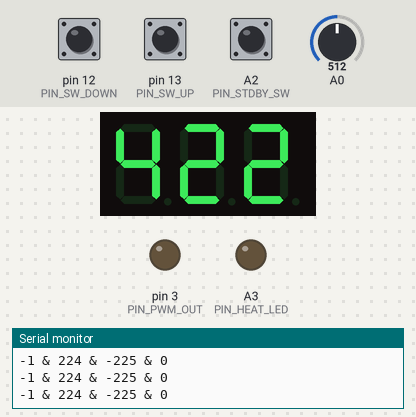
Bench run of a sketch on a simulated Arduino Uno, built with avr-gcc and run on an emulated ATmega328P. Parts: 3-digit seven-segment display, output pins drawn as LEDs (lit = HIGH), the last lines printed to the serial monitor. Wiring (inferred from the names in the program): 3-digit 7-segment display, segments lit when HIGH: segments pin 6, pin 7, pin 8, pin 5, A4, pin 2, pin 4, A5; digit selects pin 9, pin 10, pin 11. Inputs (shaded band) come from the test bench; at power-on: pin 12 (PIN_SW_DOWN) HIGH, pin 13 (PIN_SW_UP) HIGH, A0 = 512, A2 (PIN_STDBY_SW) HIGH. EEPROM starts erased; the segment pins are drawn as the display they are named for; pins used as bus, display or sensor lines are not drawn.

Above: at 1.2 s.
1.3 s: pin 12 (PIN_SW_DOWN) pulled LOW for 0.15 s
At 1.8 s:
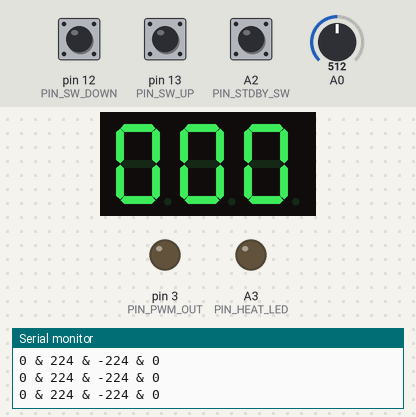
4.0 s: pin 13 (PIN_SW_UP) pulled LOW for 0.15 s
At 4.5 s:
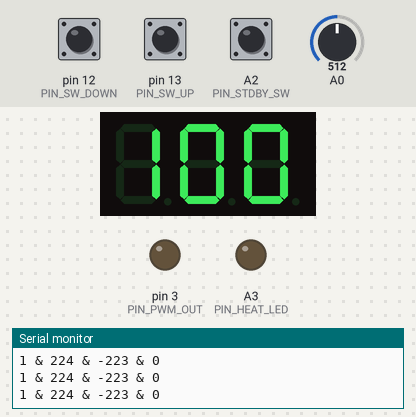
5.6 s: A0 set to 390
At 8.4 s:
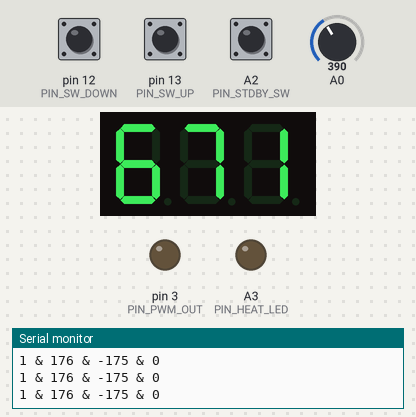
8.6 s: pin 13 (PIN_SW_UP) pulled LOW for 1 s
At 9.4 s:
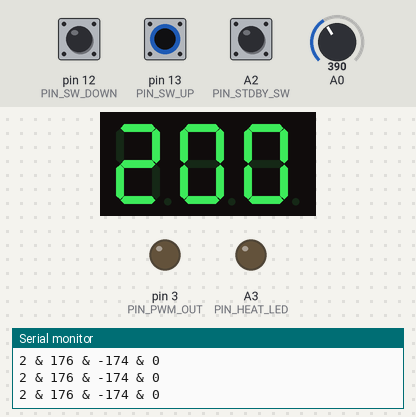
11.1 s: A0 set to 410
At 13.8 s:
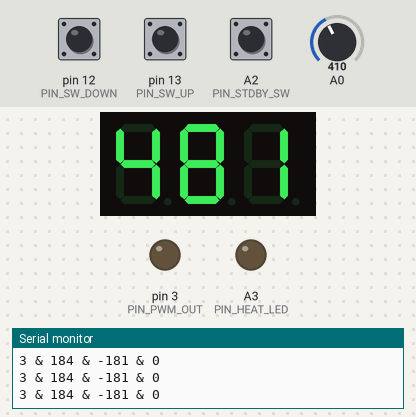
14.1 s: A0 set to 511
At 15.5 s:
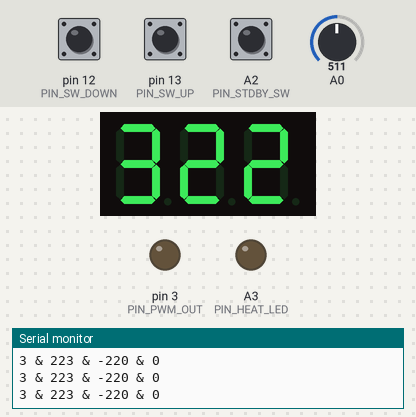
Timing chart, 0 to 17.1 s (numbered marks = the images above; inputs shaded):
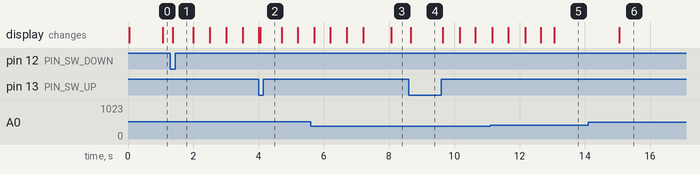

Measured:
- after the input at 1.3 s, the display: changes after 0.08 s (image 1)
- after the input at 8.6 s, the display: changes after 0.07 s (image 4)
- after the input at 14.1 s, the display: changes after 0.96 s (image 6)

The sketch:

rt_solder_station_v1_1.ino
```cpp
/*
Arduino Project for an SMD solder station for Weller RT solder tips based on Arduino One.

Requires the Timer1 library (available under http://playground.arduino.cc/code/timer1, simply unzip and copy to Arduino/hardware/libraries/Timer1/)
*/
#include <EEPROM.h>
#include "TimerOne.h"

//#define PROTOTYPE

#define CNTRL_GAIN 10

//Times:
#define TIME_DISP_MUX_IN_MS 2
#define TIME_DISP_BLINK_IN_MS 500
#define TIME_DISP_REFRESH_IN_MS 1000
#define TIME_DISP_RESET_IN_MS 3000
#define TIME_SW_POLL_IN_MS 10
#define DELAY_MAIN_LOOP_IN_MS 10
#define PWM_DIV 1024 //default: 64
//#define PWM_DIV 64 //default: 64

#define MAX_TARGET_TEMP_IN_DEGREES 400
//#define MAX_TARGET_TEMP_IN_DEGREES 600

#define STDBY_TEMP_IN_DEGREES 150

//Pins:
#define PIN_LED 13

#ifdef PROTOTYPE

//R2=65K:
#define ADC_TO_TEMP_GAIN 0.4079
#define ADC_TO_TEMP_OFFSET 25.0

#define DELAY_BEFORE_MEASURE_IN_MS 50

#define PIN_STDBY_SW A2
#define PIN_HEAT_LED A3
#define PIN_PWM_OUT 5

#define PIN_7SEG_A 8
#define PIN_7SEG_B 7
#define PIN_7SEG_C 6
#define PIN_7SEG_D A5
#define PIN_7SEG_E A4
#define PIN_7SEG_F 3
#define PIN_7SEG_G 2
#define PIN_7SEG_DP 4

#define PIN_7SEG_ACT_LEFT 9
#define PIN_7SEG_ACT_MIDDLE 10
#define PIN_7SEG_ACT_RIGHT 11

#define PIN_SW_DOWN 12
#define PIN_SW_UP 13

#else

//R2=68K:
#define ADC_TO_TEMP_GAIN 0.39
#define ADC_TO_TEMP_OFFSET 23.9

#define DELAY_BEFORE_MEASURE_IN_MS 10

#define PIN_STDBY_SW A2
#define PIN_HEAT_LED A3
#define PIN_PWM_OUT 3

#define PIN_7SEG_A 6
#define PIN_7SEG_B 7
#define PIN_7SEG_C 8
#define PIN_7SEG_D 5
#define PIN_7SEG_E A4
#define PIN_7SEG_F 2
#define PIN_7SEG_G 4
//#define PIN_7SEG_G A1 //Konrad
#define PIN_7SEG_DP A5

#define PIN_7SEG_ACT_LEFT 11
#define PIN_7SEG_ACT_MIDDLE 10
#define PIN_7SEG_ACT_RIGHT 9

#define PIN_SW_DOWN 12
#define PIN_SW_UP 13

#endif //PROTOTYPE

#define DELAY_BEFORE_MEASURE DELAY_BEFORE_MEASURE_IN_MS
#define DELAY_MAIN_LOOP DELAY_MAIN_LOOP_IN_MS


int pwm;

int target_temperature;
//int value_last1,value_last2,value_last3;
int actual_temperature;
bool heater_active=false;
bool disp_on=true;
bool disp_blink=false;

char segment=0;
char disp_digit=0;
int disp=0;
int disp_act=0;

int cnt_disp_blink=0;
int cnt_disp_mux=0;
int cnt_disp_refresh=0;
int cnt_sw_poll=0;
int cnt_disp_reset=0;
int cnt_pwm=0;

/*
Set the frequency of the PWM output (code from http://playground.arduino.cc/Code/PwmFrequency):
*/
void setPwmFrequency(int pin, int divisor) {
  byte mode;
  if(pin == 5 || pin == 6 || pin == 9 || pin == 10) {
    switch(divisor) {
      case 1: mode = 0x01; break;
      case 8: mode = 0x02; break;
      case 64: mode = 0x03; break;
      case 256: mode = 0x04; break;
      case 1024: mode = 0x05; break;
      default: return;
    }
    if(pin == 5 || pin == 6) {
      TCCR0B = TCCR0B & 0b11111000 | mode;
    } else {
      TCCR1B = TCCR1B & 0b11111000 | mode;
    }
  } else if(pin == 3 || pin == 11) {
    switch(divisor) {
      case 1: mode = 0x01; break;
      case 8: mode = 0x02; break;
      case 32: mode = 0x03; break;
      case 64: mode = 0x04; break;
      case 128: mode = 0x05; break;
      case 256: mode = 0x06; break;
      case 1024: mode = 0x7; break;
      default: return;
    }
    TCCR2B = TCCR2B & 0b11111000 | mode;
  }
}

/*
Select the Digit of the 7-segment display:
*/
void select7Seg(char num)
{
  switch(num)
  {
    case 0:
      digitalWrite(PIN_7SEG_ACT_RIGHT, HIGH);
      digitalWrite(PIN_7SEG_ACT_MIDDLE, LOW);
      digitalWrite(PIN_7SEG_ACT_LEFT, LOW);
      break;
    case 1:
      digitalWrite(PIN_7SEG_ACT_RIGHT, LOW);
      digitalWrite(PIN_7SEG_ACT_MIDDLE, HIGH);
      digitalWrite(PIN_7SEG_ACT_LEFT, LOW);
      break;
    case 2:
      digitalWrite(PIN_7SEG_ACT_RIGHT, LOW);
      digitalWrite(PIN_7SEG_ACT_MIDDLE, LOW);
      digitalWrite(PIN_7SEG_ACT_LEFT, HIGH);
      break;
    default:
      digitalWrite(PIN_7SEG_ACT_RIGHT, LOW);
      digitalWrite(PIN_7SEG_ACT_MIDDLE, LOW);
      digitalWrite(PIN_7SEG_ACT_LEFT, LOW);
  }
}

/*
Display a number on the 7-segment display:
*/
void set7Seg(char num)
{
  if(disp_on)
  {
    switch(num)
    {
      case 0:
        digitalWrite(PIN_7SEG_A, HIGH);
        digitalWrite(PIN_7SEG_B, HIGH);
        digitalWrite(PIN_7SEG_C, HIGH);
        digitalWrite(PIN_7SEG_D, HIGH);
        digitalWrite(PIN_7SEG_E, HIGH);
        digitalWrite(PIN_7SEG_F, HIGH);
        digitalWrite(PIN_7SEG_G, LOW);
        break;
      case 1:
        digitalWrite(PIN_7SEG_A, LOW);
        digitalWrite(PIN_7SEG_B, HIGH);
        digitalWrite(PIN_7SEG_C, HIGH);
        digitalWrite(PIN_7SEG_D, LOW);
        digitalWrite(PIN_7SEG_E, LOW);
        digitalWrite(PIN_7SEG_F, LOW);
        digitalWrite(PIN_7SEG_G, LOW);
        break;
      case 2:
        digitalWrite(PIN_7SEG_A, HIGH);
        digitalWrite(PIN_7SEG_B, HIGH);
        digitalWrite(PIN_7SEG_C, LOW);
        digitalWrite(PIN_7SEG_D, HIGH);
        digitalWrite(PIN_7SEG_E, HIGH);
        digitalWrite(PIN_7SEG_F, LOW);
        digitalWrite(PIN_7SEG_G, HIGH);
        break;
      case 3:
        digitalWrite(PIN_7SEG_A, HIGH);
        digitalWrite(PIN_7SEG_B, HIGH);
        digitalWrite(PIN_7SEG_C, HIGH);
        digitalWrite(PIN_7SEG_D, HIGH);
        digitalWrite(PIN_7SEG_E, LOW);
        digitalWrite(PIN_7SEG_F, LOW);
        digitalWrite(PIN_7SEG_G, HIGH);
        break;
      case 4:
        digitalWrite(PIN_7SEG_A, LOW);
        digitalWrite(PIN_7SEG_B, HIGH);
        digitalWrite(PIN_7SEG_C, HIGH);
        digitalWrite(PIN_7SEG_D, LOW);
        digitalWrite(PIN_7SEG_E, LOW);
        digitalWrite(PIN_7SEG_F, HIGH);
        digitalWrite(PIN_7SEG_G, HIGH);
        break;
      case 5:
        digitalWrite(PIN_7SEG_A, HIGH);
        digitalWrite(PIN_7SEG_B, LOW);
        digitalWrite(PIN_7SEG_C, HIGH);
        digitalWrite(PIN_7SEG_D, HIGH);
        digitalWrite(PIN_7SEG_E, LOW);
        digitalWrite(PIN_7SEG_F, HIGH);
        digitalWrite(PIN_7SEG_G, HIGH);
        break;
      case 6:
        digitalWrite(PIN_7SEG_A, HIGH);
        digitalWrite(PIN_7SEG_B, LOW);
        digitalWrite(PIN_7SEG_C, HIGH);
        digitalWrite(PIN_7SEG_D, HIGH);
        digitalWrite(PIN_7SEG_E, HIGH);
        digitalWrite(PIN_7SEG_F, HIGH);
        digitalWrite(PIN_7SEG_G, HIGH);
        break;
      case 7:
        digitalWrite(PIN_7SEG_A, HIGH);
        digitalWrite(PIN_7SEG_B, HIGH);
        digitalWrite(PIN_7SEG_C, HIGH);
        digitalWrite(PIN_7SEG_D, LOW);
        digitalWrite(PIN_7SEG_E, LOW);
        digitalWrite(PIN_7SEG_F, LOW);
        digitalWrite(PIN_7SEG_G, LOW);
        break;
      case 8:
        digitalWrite(PIN_7SEG_A, HIGH);
        digitalWrite(PIN_7SEG_B, HIGH);
        digitalWrite(PIN_7SEG_C, HIGH);
        digitalWrite(PIN_7SEG_D, HIGH);
        digitalWrite(PIN_7SEG_E, HIGH);
        digitalWrite(PIN_7SEG_F, HIGH);
        digitalWrite(PIN_7SEG_G, HIGH);
        break;
      case 9:
        digitalWrite(PIN_7SEG_A, HIGH);
        digitalWrite(PIN_7SEG_B, HIGH);
        digitalWrite(PIN_7SEG_C, HIGH);
        digitalWrite(PIN_7SEG_D, HIGH);
        digitalWrite(PIN_7SEG_E, LOW);
        digitalWrite(PIN_7SEG_F, HIGH);
        digitalWrite(PIN_7SEG_G, HIGH);
        break;
    }
  }
  else
  {
    digitalWrite(PIN_7SEG_A, LOW);
    digitalWrite(PIN_7SEG_B, LOW);
    digitalWrite(PIN_7SEG_C, LOW);
    digitalWrite(PIN_7SEG_D, LOW);
    digitalWrite(PIN_7SEG_E, LOW);
    digitalWrite(PIN_7SEG_F, LOW);
    digitalWrite(PIN_7SEG_G, LOW);
  }
}

/*
The setup routine, runs once when you press reset:
*/
void setup() {
  Serial.begin(115200); //set serial debug interface to 115200 Baud

  //set pin directions:
  pinMode(PIN_PWM_OUT, OUTPUT);
  pinMode(PIN_HEAT_LED, OUTPUT);
  pinMode(PIN_7SEG_A, OUTPUT);
  pinMode(PIN_7SEG_B, OUTPUT);
  pinMode(PIN_7SEG_C, OUTPUT);
  pinMode(PIN_7SEG_D, OUTPUT);
  pinMode(PIN_7SEG_E, OUTPUT);
  pinMode(PIN_7SEG_F, OUTPUT);
  pinMode(PIN_7SEG_G, OUTPUT);
  pinMode(PIN_7SEG_DP, OUTPUT);
  pinMode(PIN_7SEG_ACT_LEFT, OUTPUT);
  pinMode(PIN_7SEG_ACT_MIDDLE, OUTPUT);
  pinMode(PIN_7SEG_ACT_RIGHT, OUTPUT);
  pinMode(PIN_SW_DOWN, INPUT);
  pinMode(PIN_SW_UP, INPUT);
  pinMode(PIN_STDBY_SW, INPUT);

  digitalWrite(PIN_SW_DOWN, HIGH); //activate pull up
  digitalWrite(PIN_SW_UP, HIGH); //activate pull up
  digitalWrite(PIN_STDBY_SW, HIGH); //activate pull up


  //set pwm frequency:
  setPwmFrequency(PIN_PWM_OUT, PWM_DIV);
  Serial.println("starting");
  Serial.flush();
  pwm=(25*255)/100;
  digitalWrite(PIN_PWM_OUT, LOW);

  digitalWrite(PIN_7SEG_DP, LOW);
  select7Seg(-1);

  target_temperature = EEPROM.read(0) | (((int) EEPROM.read(1)) << 8);

  Timer1.initialize(1000);
  Timer1.attachInterrupt(timer_isr);
}

/*
Reads the temperature value from the ADC:
*/
int getTemperature()
{
  analogWrite(PIN_PWM_OUT, 0); //switch off heater
  delay(DELAY_BEFORE_MEASURE); //wait for some time (to get low pass filter in steady state)
  int adcValue = analogRead(A0); // read the input on analog pin 0:
  analogWrite(PIN_PWM_OUT, pwm); //switch heater back to last value
  return round(((float) adcValue)*ADC_TO_TEMP_GAIN+ADC_TO_TEMP_OFFSET); //apply linear conversion to actual temperature
}

/*
This function is periodically called every TIME_DISP_BLINK_IN_MS (for blinking of display during setting the target temperature):
*/
void timer_disp_blink()
{
  if(disp_blink)
  {
    disp_on = !disp_on;
  }
}

/*
This function is periodically called every TIME_DISP_MUX_IN_MS (for time multiplexing the 7-segment digits):
*/
void timer_disp_mux()
{
  segment = segment >=2 ? segment=0 : segment+1;
  switch(segment)
  {
    case 0:
      disp_act = disp;
      disp_digit = ((int) disp_act) % 10;
      break;
    case 1:
      disp_digit = (((int) disp_act)/10) % 10;
      break;
    case 2:
      disp_digit = ((int) disp_act) / 100;
      break;
  }
  select7Seg(-1); //switch off display
  set7Seg(disp_digit); //display digit
  select7Seg(segment); //select digit
}


/*
This function is periodically called every TIME_DISP_REFRESH_IN_MS (for selecting the display information (actual/target)):
*/
void timer_disp_refresh()
{
//  actual_temperature = 123.0;
  if(disp_blink)
    disp = target_temperature;
  else
    disp = actual_temperature;
}

bool sw_up_old = false;
bool sw_down_old = false;
int cnt_but_press = 0;

/*
This function is periodically called every TIME_SW_POLL_IN_MS (for checking the up/down buttons):
*/
void timer_sw_poll()
{
  bool sw_up = !digitalRead(PIN_SW_UP);
  bool sw_down = !digitalRead(PIN_SW_DOWN);
  bool sw_changed = (sw_up != sw_up_old) || (sw_down !=sw_down_old);

  if(sw_up || sw_down)
  {
    cnt_but_press++;

    disp_on = true;
    cnt_disp_blink=0;
    cnt_disp_reset=0;

    if((cnt_but_press >= 100) || sw_changed)
    {
      if(sw_up)
        target_temperature += 1;
      if(sw_down)
        target_temperature -= 1;

      if(target_temperature < 0)
        target_temperature = 0;
      else
      if(target_temperature > MAX_TARGET_TEMP_IN_DEGREES)
        target_temperature = MAX_TARGET_TEMP_IN_DEGREES;

      disp_blink = true;
      timer_disp_refresh();
      if(!sw_changed)
        cnt_but_press=97;
    }
  }
  else
  {
    cnt_but_press=0;
  }
  sw_up_old=sw_up;
  sw_down_old=sw_down;
}

/*
This function is periodically called every TIME_DISP_RESET_IN_MS (for setting the display back to actual temperature and to store the result in the EEPROM):
*/
void timer_disp_reset()
{
  disp_blink=false;
  disp_on=true;

  EEPROM.write(0, target_temperature & 0xff);
  EEPROM.write(1, (target_temperature & 0xff00) >> 8);
}

/*
This function is the interrupt service routine which is called every ms. Several counters are used then for "virtual" timers.
*/
void timer_isr()
{
  if(cnt_disp_blink >= TIME_DISP_BLINK_IN_MS)
  {
    timer_disp_blink();
    cnt_disp_blink=0;
  }
  cnt_disp_blink++;

  if(cnt_disp_mux >= TIME_DISP_MUX_IN_MS)
  {
    timer_disp_mux();
    cnt_disp_mux=0;
  }
  cnt_disp_mux++;

  if(cnt_disp_refresh >= TIME_DISP_REFRESH_IN_MS)
  {
    timer_disp_refresh();
    cnt_disp_refresh=0;
  }
  cnt_disp_refresh++;

  if(cnt_sw_poll >= TIME_SW_POLL_IN_MS)
  {
    timer_sw_poll();
    cnt_sw_poll=0;
  }
  cnt_sw_poll++;

  if(cnt_disp_reset >= TIME_DISP_RESET_IN_MS)
  {
    timer_disp_reset();
    cnt_disp_reset=0;
  }
  cnt_disp_reset++;
}


// the loop routine runs over and over again forever:
void loop() {
  //get actual ADC temperature:
  actual_temperature = getTemperature();

  //get state of sandby switch:
  bool sw_stdby = !digitalRead(PIN_STDBY_SW);
  int target_temperature_tmp;
  if(sw_stdby)
  {
    target_temperature_tmp = STDBY_TEMP_IN_DEGREES; //override target temperature
  }
  else
  {
    target_temperature_tmp = target_temperature;
  }

  //compute difference between target and actual temperature:
  int diff = target_temperature_tmp-actual_temperature;

  //apply P controller:
  pwm = diff*CNTRL_GAIN;

  //limit pwm value to 0...255:
  pwm = pwm > 255 ? pwm = 255 : pwm < 0 ? pwm = 0 : pwm;

  //set PWM:
  analogWrite(PIN_PWM_OUT, pwm);

  //set heat LED
  if(pwm > 0)
    digitalWrite(PIN_HEAT_LED, HIGH);
  else
    digitalWrite(PIN_HEAT_LED, LOW);

  //display debug information:
  Serial.print(target_temperature);
  Serial.print(" & ");
  Serial.print(actual_temperature);
  Serial.print(" & ");
  Serial.print(diff);
  Serial.print(" & ");
  Serial.println(pwm);
  Serial.flush();
  delay(DELAY_MAIN_LOOP); //wait for some time
}
```
